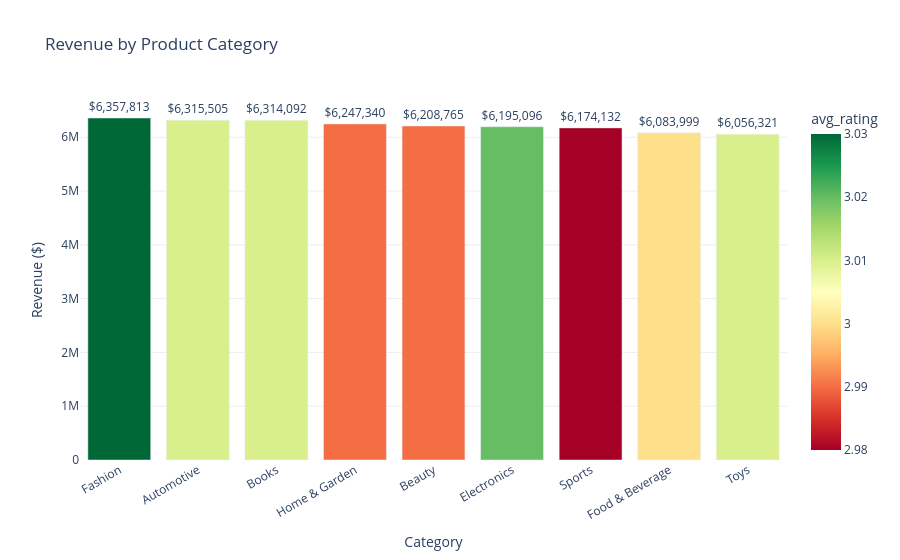

The cell this chart's notebook holds for it:
### Code cell
# bar chart — revenue by category, colored by avg rating
# green = high rated, red = low rated
import plotly.express as px, duckdb

with duckdb.connect('ecommerce_lakehouse.db') as conn:
    df = conn.execute("SELECT * FROM gold_category_metrics ORDER BY total_revenue DESC").fetchdf()

fig = px.bar(df, x='category', y='total_revenue', color='avg_rating',
             text='total_revenue', title='Revenue by Product Category',
             labels={'total_revenue':'Revenue ($)','category':'Category'},
             color_continuous_scale='RdYlGn')
fig.update_traces(texttemplate='$%{text:,.0f}', textposition='outside')
fig.update_layout(xaxis_tickangle=-30, plot_bgcolor='white', yaxis=dict(gridcolor='#eee'))
fig.show()

### Figure 1 — Plotly figure (JSON) as saved in the notebook; plotly's stock layout.template omitted (floating-point values rounded to 4 significant figures)
{"data": [{"hovertemplate": "Category=%{x}<br>Revenue ($)=%{text}<br>avg_rating=%{marker.color}<extra></extra>", "legendgroup": "", "marker": {"color": [3.03, 3.01, 3.01, 2.99, 2.99, 3.02, 2.98, 3.0, 3.01], "coloraxis": "coloraxis", "pattern": {"shape": ""}}, "name": "", "orientation": "v", "showlegend": false, "text": [6358000.0, 6316000.0, 6314000.0, 6247000.0, 6209000.0, 6195000.0, 6174000.0, 6084000.0, 6056000.0], "textposition": "outside", "texttemplate": "$%{text:,.0f}", "type": "bar", "x": ["Fashion", "Automotive", "Books", "Home & Garden", "Beauty", "Electronics", "Sports", "Food & Beverage", "Toys"], "xaxis": "x", "y": [6358000.0, 6316000.0, 6314000.0, 6247000.0, 6209000.0, 6195000.0, 6174000.0, 6084000.0, 6056000.0], "yaxis": "y"}], "layout": {"barmode": "relative", "coloraxis": {"colorbar": {"title": {"text": "avg_rating"}}, "colorscale": [[0.0, "rgb(165,0,38)"], [0.1, "rgb(215,48,39)"], [0.2, "rgb(244,109,67)"], [0.3, "rgb(253,174,97)"], [0.4, "rgb(254,224,139)"], [0.5, "rgb(255,255,191)"], [0.6, "rgb(217,239,139)"], [0.7, "rgb(166,217,106)"], [0.8, "rgb(102,189,99)"], [0.9, "rgb(26,152,80)"], [1.0, "rgb(0,104,55)"]]}, "legend": {"tracegroupgap": 0}, "plot_bgcolor": "white", "title": {"text": "Revenue by Product Category"}, "xaxis": {"anchor": "y", "domain": [0.0, 1.0], "tickangle": -30, "title": {"text": "Category"}}, "yaxis": {"anchor": "x", "domain": [0.0, 1.0], "gridcolor": "#eee", "title": {"text": "Revenue ($)"}}}}
